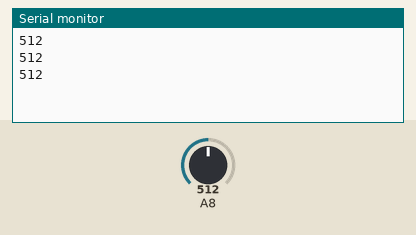
Bench run of a sketch on a simulated Arduino Mega 2560, built with avr-gcc and run on an emulated ATmega2560. Shown: the last lines printed to the serial monitor. The inputs (shaded band) are chosen by the test bench; at power-on: A8 = 512.

Above: at 1.3 s.
1.4 s: A8 set to 716
At 1.9 s:
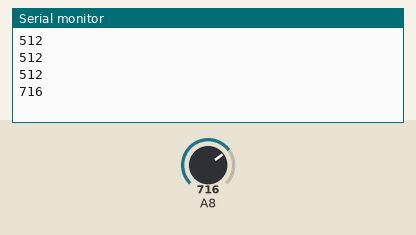
2.9 s: A8 set to 900
At 3.4 s:
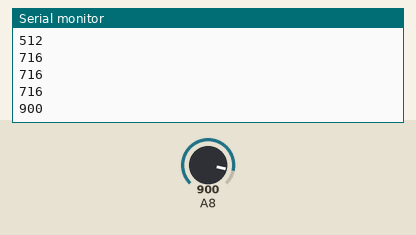
Timing chart, 0 to 5.9 s (numbered marks = the images above; inputs shaded):
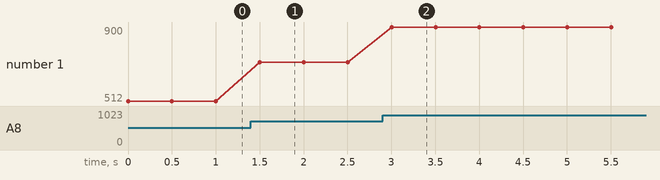

The sketch:

CalibradorSensor.ino
```cpp
void setup() {
  Serial.begin(9600);
}

void loop() {
  Serial.println(analogRead(A8));
  delay(500);
}
```

Measured:
- after the input at 1.4 s, the serial monitor: prints a new line after 0.10 s (image 1)
- after the input at 2.9 s, the serial monitor: prints a new line after 0.10 s (image 2)
- plotted number 1: 512 → 716 after the input at 1.4 s, 716 → 900 after the input at 2.9 s
